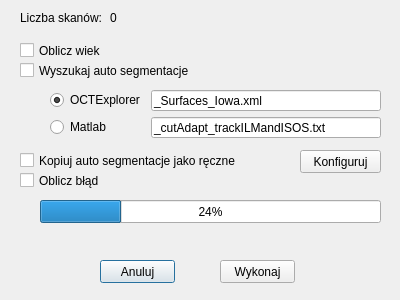
<?xml version="1.0" encoding="UTF-8"?>
<ui version="4.0">
 <class>BatchProcessingDialog</class>
 <widget class="QDialog" name="BatchProcessingDialog">
  <property name="geometry">
   <rect>
    <x>0</x>
    <y>0</y>
    <width>400</width>
    <height>300</height>
   </rect>
  </property>
  <property name="windowTitle">
   <string>Dialog</string>
  </property>
  <widget class="QLabel" name="label">
   <property name="geometry">
    <rect>
     <x>20</x>
     <y>10</y>
     <width>81</width>
     <height>16</height>
    </rect>
   </property>
   <property name="text">
    <string>Liczba skanów:</string>
   </property>
  </widget>
  <widget class="QLabel" name="scansNumberLabel">
   <property name="geometry">
    <rect>
     <x>110</x>
     <y>10</y>
     <width>47</width>
     <height>16</height>
    </rect>
   </property>
   <property name="text">
    <string>0</string>
   </property>
  </widget>
  <widget class="QCheckBox" name="calculateAgeCBox">
   <property name="geometry">
    <rect>
     <x>20</x>
     <y>40</y>
     <width>111</width>
     <height>21</height>
    </rect>
   </property>
   <property name="text">
    <string>Oblicz wiek</string>
   </property>
  </widget>
  <widget class="QCheckBox" name="searchAutoSegmentationsCBox">
   <property name="geometry">
    <rect>
     <x>20</x>
     <y>60</y>
     <width>211</width>
     <height>21</height>
    </rect>
   </property>
   <property name="text">
    <string>Wyszukaj auto segmentacje</string>
   </property>
  </widget>
  <widget class="QPushButton" name="cancelButton">
   <property name="geometry">
    <rect>
     <x>100</x>
     <y>260</y>
     <width>75</width>
     <height>23</height>
    </rect>
   </property>
   <property name="text">
    <string>Anuluj</string>
   </property>
  </widget>
  <widget class="QPushButton" name="acceptButton">
   <property name="geometry">
    <rect>
     <x>220</x>
     <y>260</y>
     <width>75</width>
     <height>23</height>
    </rect>
   </property>
   <property name="text">
    <string>Wykonaj</string>
   </property>
  </widget>
  <widget class="QCheckBox" name="copyAutoAsManualCBox">
   <property name="geometry">
    <rect>
     <x>20</x>
     <y>150</y>
     <width>221</width>
     <height>21</height>
    </rect>
   </property>
   <property name="text">
    <string>Kopiuj auto segmentacje jako ręczne</string>
   </property>
  </widget>
  <widget class="QPushButton" name="configCopyButton">
   <property name="geometry">
    <rect>
     <x>300</x>
     <y>150</y>
     <width>81</width>
     <height>23</height>
    </rect>
   </property>
   <property name="text">
    <string>Konfiguruj</string>
   </property>
  </widget>
  <widget class="QCheckBox" name="calculateErrorCBox">
   <property name="geometry">
    <rect>
     <x>20</x>
     <y>170</y>
     <width>121</width>
     <height>21</height>
    </rect>
   </property>
   <property name="text">
    <string>Oblicz błąd</string>
   </property>
  </widget>
  <widget class="QProgressBar" name="batchProgressBar">
   <property name="geometry">
    <rect>
     <x>40</x>
     <y>200</y>
     <width>341</width>
     <height>23</height>
    </rect>
   </property>
   <property name="value">
    <number>24</number>
   </property>
  </widget>
  <widget class="QWidget" name="layoutWidget">
   <property name="geometry">
    <rect>
     <x>50</x>
     <y>90</y>
     <width>331</width>
     <height>48</height>
    </rect>
   </property>
   <layout class="QFormLayout" name="formLayout">
    <item row="0" column="0">
     <widget class="QRadioButton" name="autoExplorerRButton">
      <property name="text">
       <string>OCTExplorer</string>
      </property>
      <property name="checked">
       <bool>true</bool>
      </property>
     </widget>
    </item>
    <item row="0" column="1">
     <widget class="QLineEdit" name="autoExplorerSufixLEdit">
      <property name="text">
       <string>_Surfaces_Iowa.xml</string>
      </property>
     </widget>
    </item>
    <item row="1" column="0">
     <widget class="QRadioButton" name="autoMatlabRButton">
      <property name="text">
       <string>Matlab</string>
      </property>
     </widget>
    </item>
    <item row="1" column="1">
     <widget class="QLineEdit" name="autoMatlabSufixLEdit">
      <property name="text">
       <string>_cutAdapt_trackILMandISOS.txt</string>
      </property>
     </widget>
    </item>
   </layout>
  </widget>
  <widget class="QLabel" name="infoLabel">
   <property name="geometry">
    <rect>
     <x>40</x>
     <y>230</y>
     <width>341</width>
     <height>16</height>
    </rect>
   </property>
   <property name="text">
    <string/>
   </property>
  </widget>
 </widget>
 <resources/>
 <connections/>
</ui>
